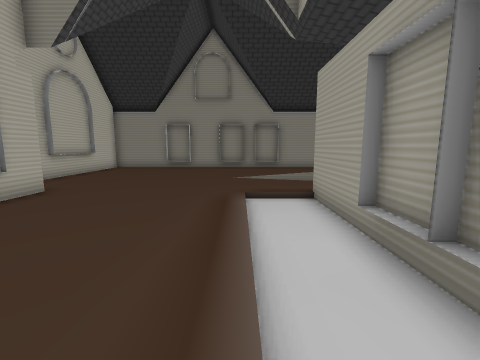
View 1 (above)

12 first-person views from a walk through a world built for the Gazebo simulator. The camera is 0.72 m above the floor, tilts 8° down and sees 90° across. The floor is counted in squares, 0.5 m on a side. Each view is taken from the middle of a square. On the plan, view 1 faces up. The plan holds only what a view shows up to about 13 squares ahead; the rest is blank. The place goes on beyond the plan.

View 2
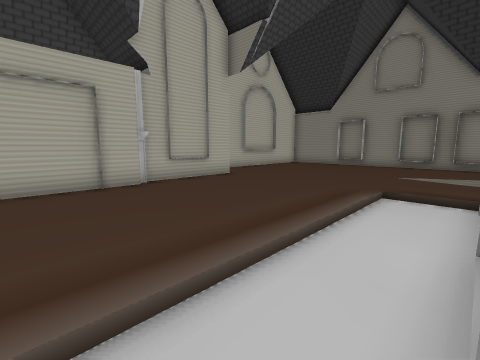

View 3
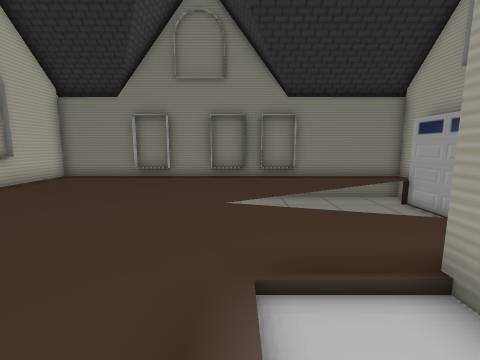

View 4
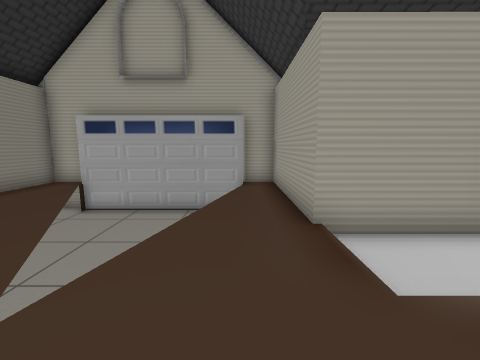

View 5
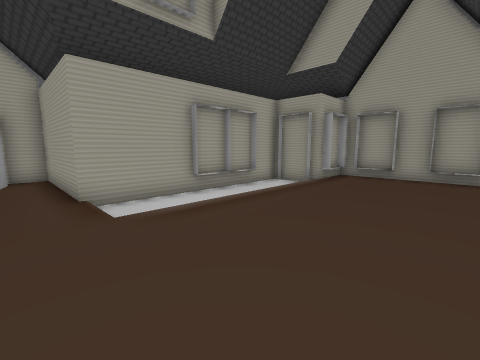

View 6
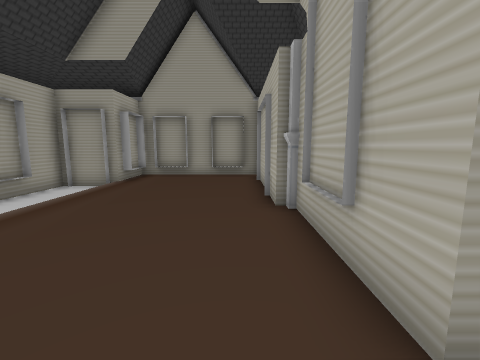

View 7
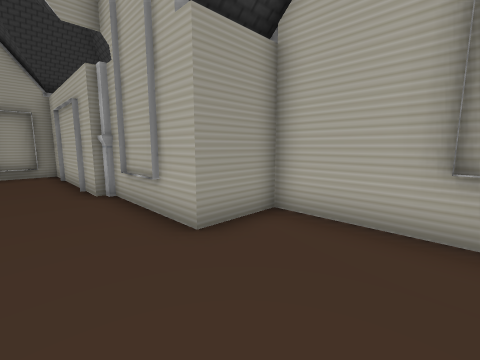

View 8
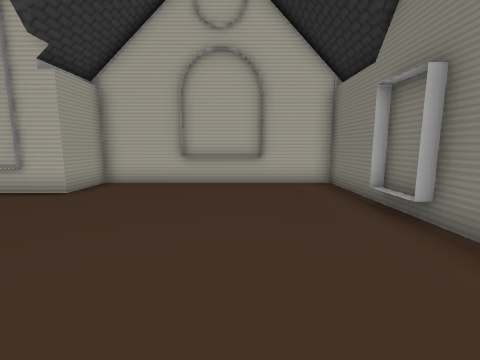

View 9
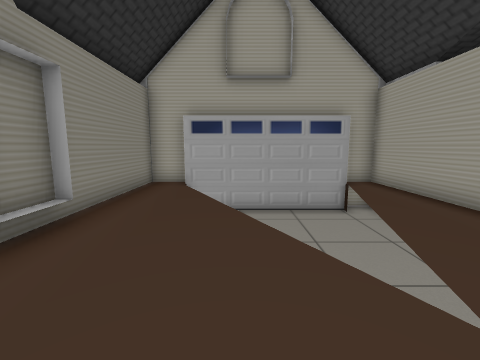

View 10
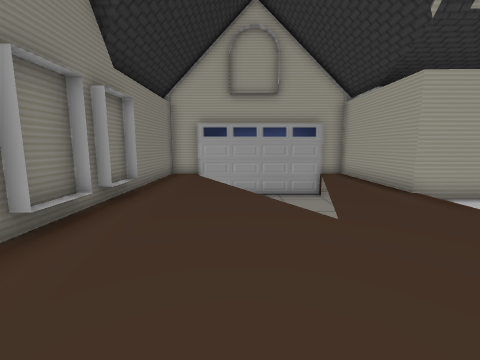

View 11
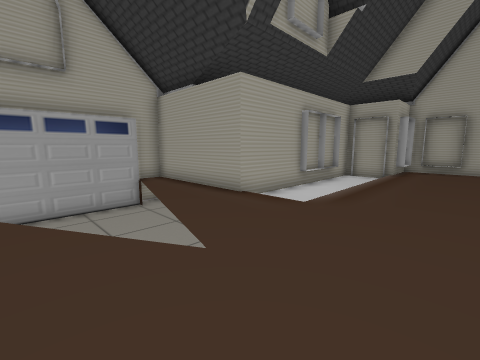

View 12
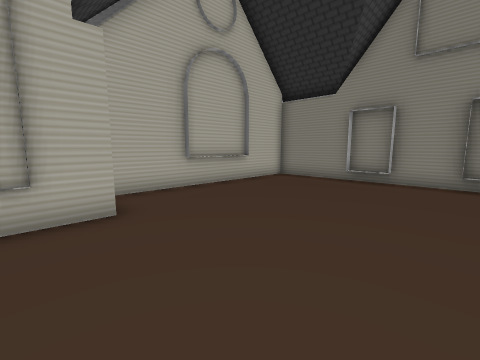

### Floor plan
Key: @ floor where view 1 was taken; # wall or solid block; . main floor; - floor 0.1 m lower than the main floor; v drop or lower ground.
Columns run from 9 left of view 1 to 8 right of it. Each row starts with its distance up from view 1.
 17 ##################
 16 #................#
 15 #...............##
 14 #.............vv##
 13 #...........vvvv#
 12 #..........vvvvv#
 11 #........vv vvvv#
 10 #...........vvvv##
  9 #...............##
  8 #................#
  7 ###.......--######
  6   ##......--#
  5   ##......--#
  4   #.......-##
  3   ##......-#
  2    #......-#
  1    #......-##
  0    #.....@--#
 -1    #.....####
 -2    #.....#
 -3    #######

Positions as (right, up) in squares from view 1, and headings:
1: (0, 0), facing up
2: (2, 0), facing up-left
3: (0, 5), facing up
4: (-2, 9), facing right
5: (-5, 9), facing down-right
6: (-5, 9), facing down
7: (-4, 11), facing down-left
8: (1, 13), facing left
9: (-2, 13), facing right
10: (-5, 13), facing right
11: (-3, 13), facing down-right
12: (-1, 6), facing up-left
